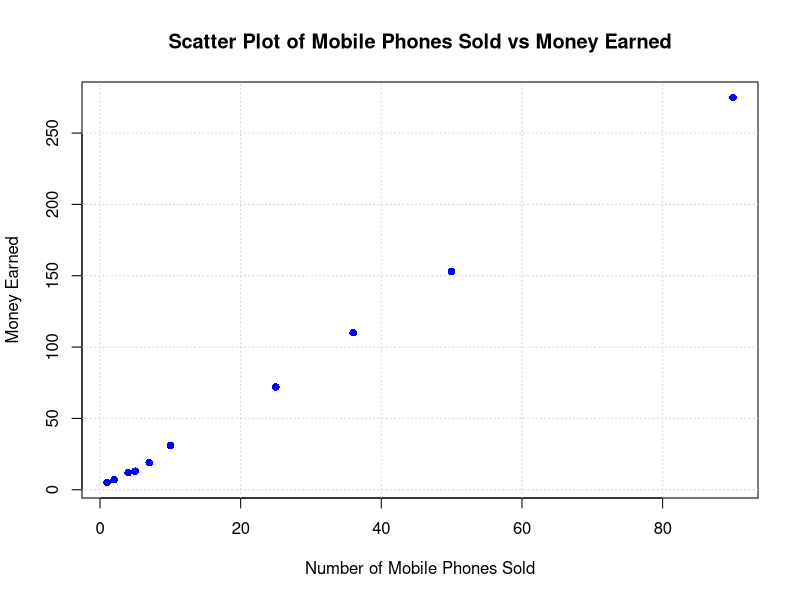

The R script that drew this image:
x <- c(4, 1, 5, 7, 10, 2, 50, 25, 90, 36)  
y <- c(12, 5, 13, 19, 31, 7, 153, 72, 275, 110)  

plot(x, y, main="Scatter Plot of Mobile Phones Sold vs Money Earned",
     xlab="Number of Mobile Phones Sold", ylab="Money Earned",
     pch=16, col="blue")

grid()
